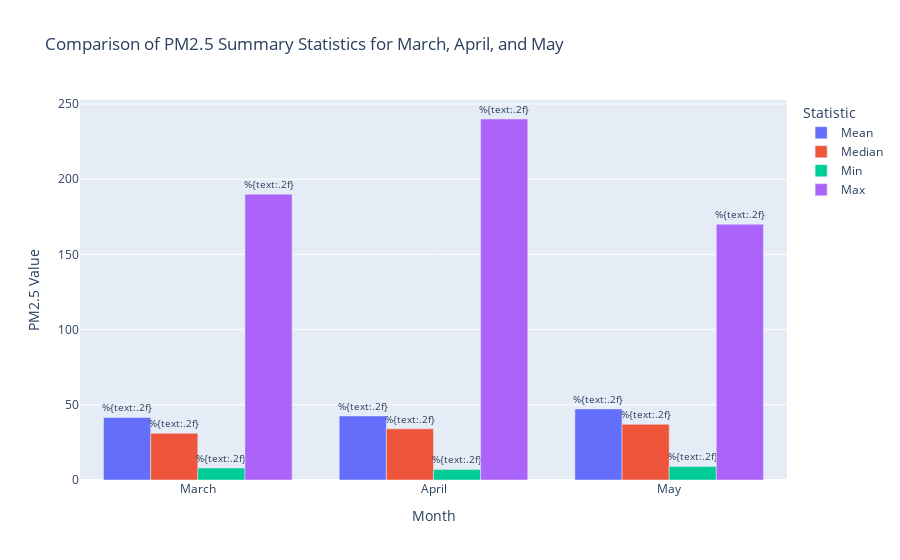

Notebook source saved alongside this figure:
### Markdown cell above
From the Histogram above, we can see that most of the parameters ranges from 0 to 50 with more concetration on lower values resulting into left skewness

### Code cell
# Convert the datetime column to datetime objects
cairomarch['datetimeLocal'] = pd.to_datetime(cairomarch['datetimeLocal'], utc=True)
cairoapril['datetimeLocal'] = pd.to_datetime(cairoapril['datetimeLocal'], utc=True)
cairomay['datetimeLocal'] = pd.to_datetime(cairomay['datetimeLocal'], utc=True)

# Filter for PM2.5 measurements
pm25_march = cairomarch[cairomarch['parameter'] == 'pm25']
pm25_april = cairoapril[cairoapril['parameter'] == 'pm25']
pm25_may = cairomay[cairomay['parameter'] == 'pm25']

# Calculate summary statistics
stats_march = {
    'Month': 'March',
    'Statistic': 'Mean',
    'Value': pm25_march['value'].mean()
}
stats_march_median = {
    'Month': 'March',
    'Statistic': 'Median',
    'Value': pm25_march['value'].median()
}
stats_march_min = {
    'Month': 'March',
    'Statistic': 'Min',
    'Value': pm25_march['value'].min()
}
stats_march_max = {
    'Month': 'March',
    'Statistic': 'Max',
    'Value': pm25_march['value'].max()
}

stats_april = {
    'Month': 'April',
    'Statistic': 'Mean',
    'Value': pm25_april['value'].mean()
}
stats_april_median = {
    'Month': 'April',
    'Statistic': 'Median',
    'Value': pm25_april['value'].median()
}
stats_april_min = {
    'Month': 'April',
    'Statistic': 'Min',
    'Value': pm25_april['value'].min()
}
stats_april_max = {
    'Month': 'April',
    'Statistic': 'Max',
    'Value': pm25_april['value'].max()
}

stats_may = {
    'Month': 'May',
    'Statistic': 'Mean',
    'Value': pm25_may['value'].mean()
}
stats_may_median = {
    'Month': 'May',
    'Statistic': 'Median',
    'Value': pm25_may['value'].median()
}
stats_may_min = {
    'Month': 'May',
    'Statistic': 'Min',
    'Value': pm25_may['value'].min()
}
stats_may_max = {
    'Month': 'May',
    'Statistic': 'Max',
    'Value': pm25_may['value'].max()
}

# Create a DataFrame for summary statistics
summary_stats_df = pd.DataFrame([
    stats_march, stats_march_median, stats_march_min, stats_march_max,
    stats_april, stats_april_median, stats_april_min, stats_april_max,
    stats_may, stats_may_median, stats_may_min, stats_may_max
])

# Create the bar chart
fig = px.bar(summary_stats_df, x='Month', y='Value', color='Statistic', 
             title='Comparison of PM2.5 Summary Statistics for March, April, and May',
             labels={'Value': 'PM2.5 Value'},
             barmode='group')  # Group bars for different statistics

# Add text labels
fig.update_traces(texttemplate='%{text:.2f}', textposition='outside')

# Update layout
fig.update_layout(yaxis_title='PM2.5 Value')

# Show the plot
fig.show()

### Figure 1 — Plotly figure (JSON) as saved in the notebook; plotly's stock layout.template omitted (floating-point values rounded to 4 significant figures)
{"data": [{"alignmentgroup": "True", "hovertemplate": "Statistic=Mean<br>Month=%{x}<br>PM2.5 Value=%{y}<extra></extra>", "legendgroup": "Mean", "marker": {"color": "#636efa", "pattern": {"shape": ""}}, "name": "Mean", "offsetgroup": "Mean", "orientation": "v", "showlegend": true, "textposition": "outside", "texttemplate": "%{text:.2f}", "type": "bar", "x": ["March", "April", "May"], "xaxis": "x", "y": [41.55, 42.56, 47.26], "yaxis": "y"}, {"alignmentgroup": "True", "hovertemplate": "Statistic=Median<br>Month=%{x}<br>PM2.5 Value=%{y}<extra></extra>", "legendgroup": "Median", "marker": {"color": "#EF553B", "pattern": {"shape": ""}}, "name": "Median", "offsetgroup": "Median", "orientation": "v", "showlegend": true, "textposition": "outside", "texttemplate": "%{text:.2f}", "type": "bar", "x": ["March", "April", "May"], "xaxis": "x", "y": [31, 34, 37], "yaxis": "y"}, {"alignmentgroup": "True", "hovertemplate": "Statistic=Min<br>Month=%{x}<br>PM2.5 Value=%{y}<extra></extra>", "legendgroup": "Min", "marker": {"color": "#00cc96", "pattern": {"shape": ""}}, "name": "Min", "offsetgroup": "Min", "orientation": "v", "showlegend": true, "textposition": "outside", "texttemplate": "%{text:.2f}", "type": "bar", "x": ["March", "April", "May"], "xaxis": "x", "y": [8, 7, 9], "yaxis": "y"}, {"alignmentgroup": "True", "hovertemplate": "Statistic=Max<br>Month=%{x}<br>PM2.5 Value=%{y}<extra></extra>", "legendgroup": "Max", "marker": {"color": "#ab63fa", "pattern": {"shape": ""}}, "name": "Max", "offsetgroup": "Max", "orientation": "v", "showlegend": true, "textposition": "outside", "texttemplate": "%{text:.2f}", "type": "bar", "x": ["March", "April", "May"], "xaxis": "x", "y": [190, 240, 170], "yaxis": "y"}], "layout": {"barmode": "group", "legend": {"title": {"text": "Statistic"}, "tracegroupgap": 0}, "title": {"text": "Comparison of PM2.5 Summary Statistics for March, April, and May"}, "xaxis": {"anchor": "y", "domain": [0, 1], "title": {"text": "Month"}}, "yaxis": {"anchor": "x", "domain": [0, 1], "title": {"text": "PM2.5 Value"}}}}
